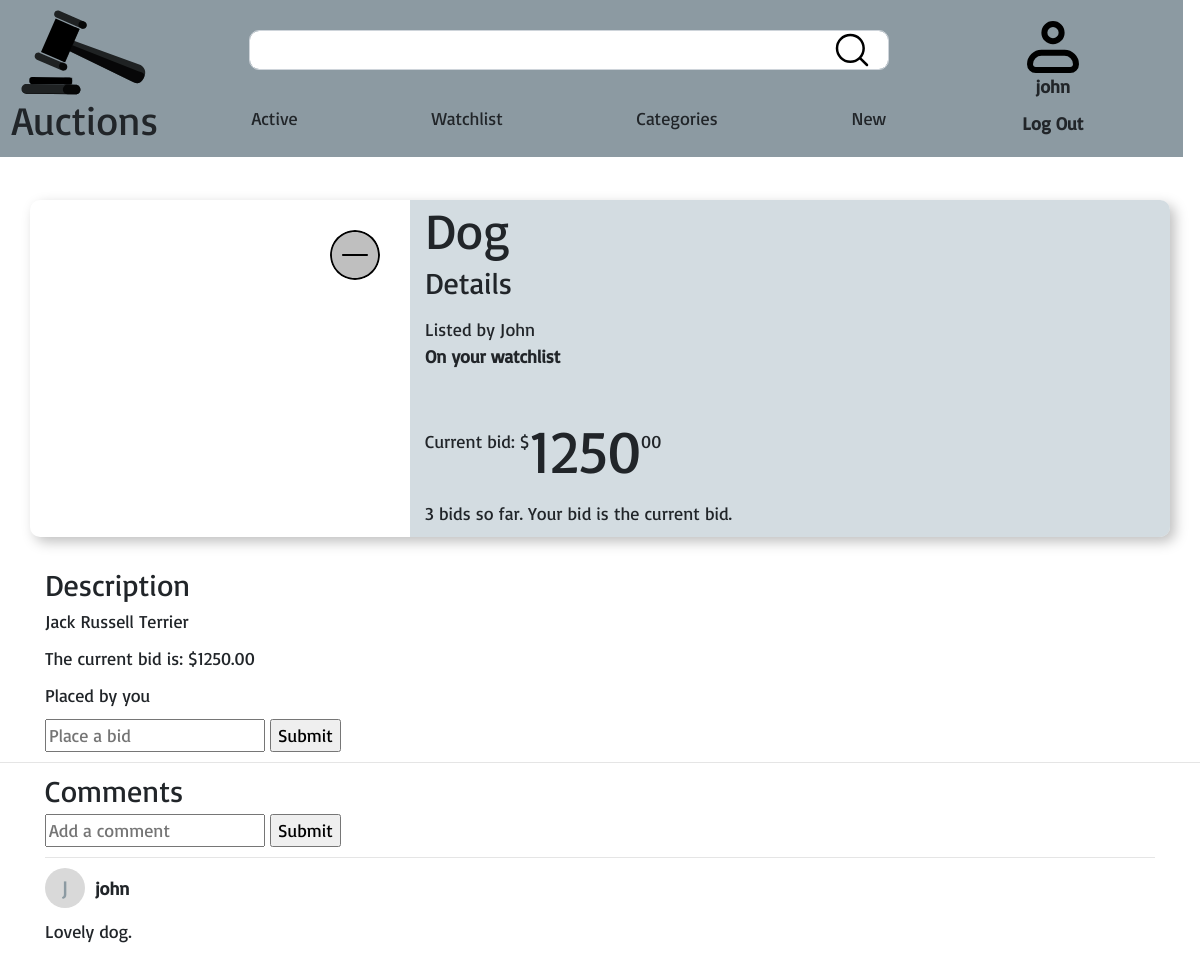
The app's page /listings/10 (signed in) with its own data.
### auctions/models.py (models this page shows, shortened)
class User(AbstractUser):
    pass

class Listing(models.Model):
    active = models.BooleanField(default=True)
    title = models.CharField(max_length=64)
    description = models.TextField()
    start_bid = models.DecimalField(max_digits=8, decimal_places=2)
    seller = models.ForeignKey(User, on_delete=models.CASCADE, related_name='listings')
    image = models.URLField(null=True, blank=True)
    category_choices = [
        ('Electronics', 'Electronics'),
        ('Fashion', 'Fashion'),
        ('Health', 'Health'),
        ('Hobby', 'Hobby'),
        ('Sports', 'Sports'),
        ('Pets', 'Pets')
    ]
    category = models.CharField(max_length=11, choices=category_choices, null=True, blank=True)
    time_created = models.DateTimeField(auto_now = True)

class Bid(models.Model):
    listing = models.ForeignKey(Listing, on_delete=models.CASCADE, related_name='bids')
    bidder = models.ForeignKey(User, on_delete=models.CASCADE, related_name='bids')
    bid = models.DecimalField(max_digits=8, decimal_places=2)

class Comment(models.Model):
    listing = models.ForeignKey(Listing, on_delete=models.CASCADE, related_name='comments')
    user = models.ForeignKey(User, on_delete=models.CASCADE, related_name='comments')
    comment = models.TextField()
    time_created = models.DateTimeField(auto_now = True)

### auctions/views.py (the view)
# urls.py: path('listings/<int:id>', views.listings, name='listings'),
def listings(request, id):
    if Listing.objects.filter(id=id).exists():
        user = User.objects.filter(username=request.user)
        if user:
            user = user.get()
        listing = get_listing_info(id, user, True)
        return render(request, 'auctions/listing.html', {
                    'listing': listing, 'page': 'listings', 'args': id
                })

### auctions/templates/auctions/listing.html (shortened to what this page needs)
{% extends 'auctions/layout.html' %}
{% block body %}
<section class="container">
    <div id="listing-body" class="row">
        <div class="col-lg-4 p-0">
            <a href="{% url 'add_to_watchlist' id=listing.id page=page args=args %}">
            </a>
        </div>
        <div id="listing-text" class="col-lg-8 d-flex flex-column justify-content-center">
            <h2>{{ listing.title }}</h2>
            <h3>Details</h3>
            <p class="mt-3 mb-0">Listed by
                {% if listing.seller == user.username %}
                you
                {% else %}
                {{ listing.seller }}
            {% endif %}</p>
            {% if listing.watchlist %}
                <p><strong>On your watchlist</strong></p>
            {% endif %}
            <p class="mb-5">
                {% if listing.active %}
                    Current
                {% else %}
                    Winning
                {% endif %}
                bid: $<span class="bid_dollars">{{ listing.bid_dollars }}</span>{{ listing.bid_cents|stringformat:"02d" }}</p>
            <p>{{ listing.num_bids }} bid{% if listing.num_bids != 1 %}s{% endif %}{% if listing.active %}
                    so far{% endif %}.
                {% if user == listing.bidder %}
                    {% if listing.active %}
                        Your bid is the current bid.
                    {% else %}
                        Yours is the winning bid.
                    {% endif %}
                {% endif %}
            </p>
        </div>
    </div>
    <h3 class="mt-5">Description</h3>
            <p>{{ listing.description }}</p>
    {% if user.is_authenticated %}
    <p>The current bid is: ${{ listing.bid }}</p>
    {% if listing.bidder %}
    <p>Placed by
        {% if listing.bidder == user %}
        you
        {% else %}
        {{ listing.bidder }}
    {% endif %}</p>
    {% endif %}
        {% if listing.active %}
            <form action="{% url 'bid' id=listing.id %}" method="post">
                <input type="number" required name='bid' step=".01" placeholder="Place a bid">
                <input type="submit">
            </form>
        {% endif %}
      {% endif %}
    </section>
        <hr>
        <section class="container">
        <h3>Comments</h3>
        {% if user.is_authenticated %}
            <form action="{% url 'comment' id=listing.id %}" method="post">
                <input type="textarea" name="comment" placeholder="Add a comment">
                <input type="submit">
            </form>
        {% endif %}
        {% if not listing.comments %}
            <p>No comments yet</p>
        {% else %}
            {% for comment in listing.comments %}
                <hr>
                <div class="d-flex align-items-center">
                <p id="comment-profile" class="mr-3">{{ comment.username.0|upper }}</p>
                <p><strong>{{ comment.username }}</strong></p>
                </div>
                <p>{{ comment.comment }}</p>
            {% endfor %}
        {% endif %}
</section>
{% endblock %}

### auctions/templates/auctions/layout.html (shortened to what this page needs)
{% load static %}
<!DOCTYPE html>
<html lang="en">
    <head>
       <link rel="stylesheet" href="https://stackpath.bootstrapcdn.com/bootstrap/4.4.1/css/bootstrap.min.css">
        <link href="{% static 'auctions/styles.css' %}" rel="stylesheet">
        {% load livereload_tags %}
    </head>
    <body>
        <section id="nav-bar" class="row">
                <div id="logo" class="col-4 col-md-3 col-lg-2 d-flex flex-column justify-content-center align-items-center">
                    <img src="{% static 'auctions/logo.svg' %}" alt="">
                    <h1>Auctions</h1>
                </div>
                <div class=" col-4 col-md-7 col-lg-8 row">
                    <form id="search-bar"action="{% url 'search' %}" class=" px-0 pt-3 pt-md-5 offset-1 col-md-10 d-flex align-items-center form-group">
                        <input id="search-bar-text" class="form-control" name="q" type="text">
                        <a id="search-bar-button" href="javascript:{}" onclick="document.getElementById('search-bar').submit();">
                            <img src="{% static 'auctions/search_icon.svg' %}"  class="bx bx-search">
                        </a>
                    </form>
                    <ul class="nav d-flex justify-content-around py-4 py-md-0 ">
                        <li class="nav-item">
                            <a class="nav-link" href="{% url 'index' %}">Active</a>
                        </li>
                        {% if user.is_authenticated %}
                            <li class="nav-item">
                                <a class="nav-link" href="{% url 'watchlist' %}">Watchlist</a>
                            </li>
                            <li class="nav-item">
                                <a class="nav-link" href="{% url 'categories' category='index' %}">Categories</a>
                            </li>
                            <li class="nav-item">
                                <a class="nav-link" href="{% url 'create_listing' %}">New</a>
                            </li>
                        {% endif %}
                    </ul>
                </div>
            <div id="user-info" class="col-4 col-md-2 d-flex flex-column justify-content-center align-items-center">
                        {% if user.is_authenticated %}
                            <img src="{% static 'auctions/user_icon.svg' %}" alt="">
                            <p>{{ user.username }}</p>
                            <a class="" href="{% url 'logout' %}">Log Out</a>
                        {% else %}
                            <p>Not signed in.</p>
                        {% endif %}
                    </div>
        </section>
        <section id="main-page">
        {% block body %}
        {% endblock %}
        </section>
    </body>
</html>

### auctions/static/auctions/styles.css (style rules this page uses)
:root { --card-background: #C0CED5B3; --nav-backgorund: #8c9aa2; }
html { font-size: 62.5%; }
body { font-family: 'Basic'; font-size: 1.8rem; }
#main-page { padding: 5rem 0; }
h1 { font-size: 4rem; }
h2 { font-size: 5rem; }
h3 { font-size: 3rem; }
.bid_dollars { position: relative; top: 2.5rem; font-size: 6rem; }
.nav { padding: 3rem 0; }
.watchlist-toggle { background-color: #bfbfbf; border-radius: 50%; top: 3rem; right: 3rem; position: absolute; z-index: 9; }
#comment-profile { background-color: #D9D9D9; color: var(--nav-backgorund); border-radius: 50%; font-size: 22px; line-height: 4rem; width: 4rem; height: 4rem; text-align: center; }
#listing-body { border-radius: 1rem; box-shadow: 5px 5px 13px 0px rgba(0, 0, 0, 0.25); overflow: hidden; position: relative; }
#listing-text { background-color: var(--card-background); }
& #user-info { font-weight: 600; }
#search-bar-text { font-size: 1.5rem; height: 4rem; border-radius: 1rem; flex-grow: 1; }
@media only screen and (min-width: 768px) { #search-bar-text { font-size: 3rem; } }
@media only screen and (min-width: 768px) { body { padding: 15rem 0 5rem 0; } }

### records on screen
User: username "john"
Listing: title "Dog", description "Jack Russell Terrier"
User: seller "John"
Bid: bid "1250.00"
Comment: username.0 "J", username "john", comment "Lovely dog."

### other values on screen
{{ listing.bid_dollars }} "1250"
{{ listing.bid_cents|stringformat:"02d" }} "00"
{{ listing.num_bids }} "3"
